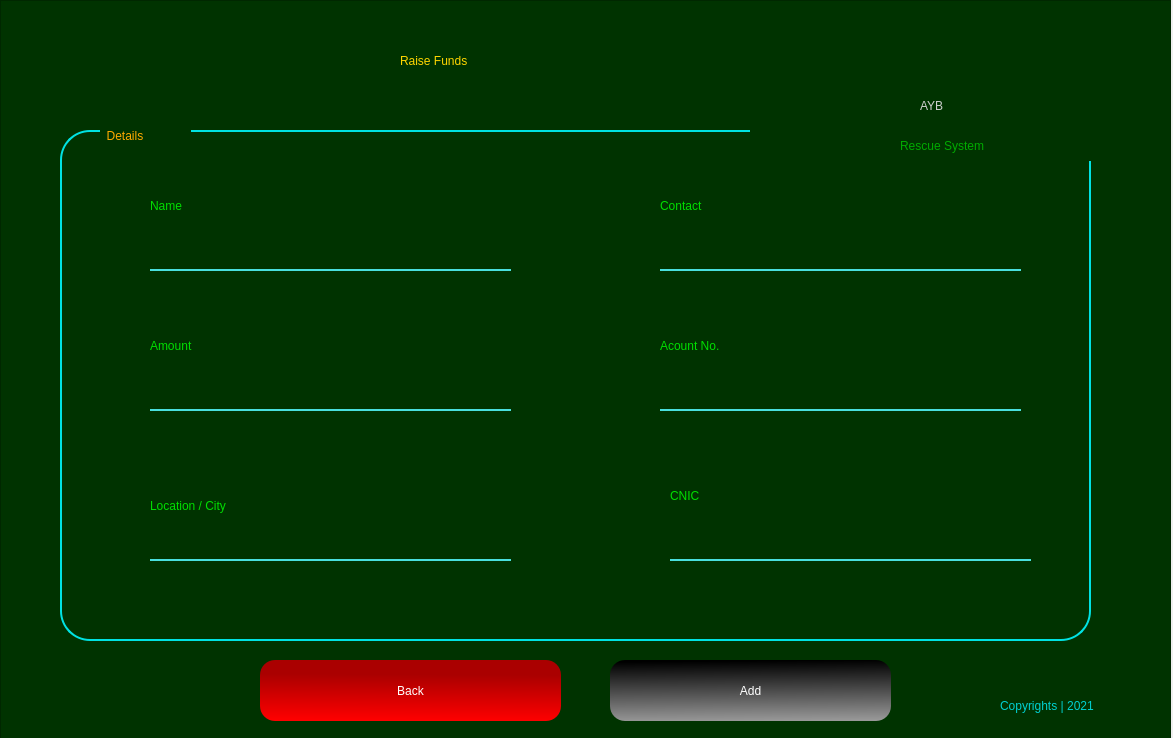
<?xml version="1.0" encoding="UTF-8"?>
<ui version="4.0">
 <class>Form</class>
 <widget class="QWidget" name="Form">
  <property name="geometry">
   <rect>
    <x>0</x>
    <y>0</y>
    <width>1173</width>
    <height>738</height>
   </rect>
  </property>
  <property name="windowTitle">
   <string>Form</string>
  </property>
  <widget class="QFrame" name="frame">
   <property name="geometry">
    <rect>
     <x>0</x>
     <y>0</y>
     <width>1171</width>
     <height>741</height>
    </rect>
   </property>
   <property name="styleSheet">
    <string notr="true">QFrame{

background-color: rgb(0, 51, 0);
color: rgb(0, 0, 0);

}
</string>
   </property>
   <property name="frameShape">
    <enum>QFrame::StyledPanel</enum>
   </property>
   <property name="frameShadow">
    <enum>QFrame::Raised</enum>
   </property>
   <widget class="QLabel" name="label_5">
    <property name="geometry">
     <rect>
      <x>400</x>
      <y>10</y>
      <width>291</width>
      <height>101</height>
     </rect>
    </property>
    <property name="styleSheet">
     <string notr="true">font: 87 26pt &quot;Arial Black&quot;;
color: rgb(255, 213, 0);</string>
    </property>
    <property name="text">
     <string>Raise Funds</string>
    </property>
   </widget>
   <widget class="QLabel" name="label_7">
    <property name="geometry">
     <rect>
      <x>10</x>
      <y>670</y>
      <width>61</width>
      <height>61</height>
     </rect>
    </property>
    <property name="styleSheet">
     <string notr="true">background-image: url(:/newPrefix/—Pngtree—red and black logo_5517319.png);</string>
    </property>
    <property name="text">
     <string/>
    </property>
    <property name="pixmap">
     <pixmap resource="mainLogo.qrc">:/newPrefix/—Pngtree—red and black logo_5517319.png</pixmap>
    </property>
    <property name="scaledContents">
     <bool>true</bool>
    </property>
   </widget>
   <widget class="QLabel" name="label_8">
    <property name="geometry">
     <rect>
      <x>1000</x>
      <y>690</y>
      <width>161</width>
      <height>31</height>
     </rect>
    </property>
    <property name="styleSheet">
     <string notr="true">font: 25 12pt &quot;Bahnschrift Light&quot;;
color: rgb(0, 208, 208);</string>
    </property>
    <property name="text">
     <string>Copyrights | 2021</string>
    </property>
   </widget>
   <widget class="QFrame" name="frame_3">
    <property name="geometry">
     <rect>
      <x>60</x>
      <y>130</y>
      <width>1031</width>
      <height>511</height>
     </rect>
    </property>
    <property name="styleSheet">
     <string notr="true">QFrame{

border: 2px solid rgb(0, 226, 226);
border-radius: 30px;

}</string>
    </property>
    <property name="frameShape">
     <enum>QFrame::StyledPanel</enum>
    </property>
    <property name="frameShadow">
     <enum>QFrame::Raised</enum>
    </property>
    <widget class="QLabel" name="label_2">
     <property name="geometry">
      <rect>
       <x>40</x>
       <y>-10</y>
       <width>91</width>
       <height>31</height>
      </rect>
     </property>
     <property name="styleSheet">
      <string notr="true">border: none;
font: 12pt &quot;MS Shell Dlg 2&quot;;
color: rgb(255, 170, 0)</string>
     </property>
     <property name="text">
      <string>  Details</string>
     </property>
    </widget>
    <widget class="QLineEdit" name="nameTxt">
     <property name="geometry">
      <rect>
       <x>90</x>
       <y>100</y>
       <width>361</width>
       <height>41</height>
      </rect>
     </property>
     <property name="styleSheet">
      <string notr="true">QLineEdit{
background-color: rgb(0, 51, 0);
border-top:none;
border-left: none;
border-right: none;
border-bottom: 2px solid rgb(74, 224, 222);
color: #FFF;
	font: 11pt &quot;MS Shell Dlg 2&quot;;

}

QLineEdit:hover{

border-bottom: 2px solid rgb(0, 125, 125);

}

QLineEdit:focus{
border: 2px solid rgb(0, 141, 212);
border-radius: 25px;
}</string>
     </property>
     <property name="text">
      <string/>
     </property>
    </widget>
    <widget class="QLabel" name="label_3">
     <property name="geometry">
      <rect>
       <x>90</x>
       <y>60</y>
       <width>201</width>
       <height>31</height>
      </rect>
     </property>
     <property name="styleSheet">
      <string notr="true">font: 16pt &quot;Myanmar Text&quot;;
color: rgb(0, 222, 0);
border: none;
</string>
     </property>
     <property name="text">
      <string>Name</string>
     </property>
    </widget>
    <widget class="QLabel" name="label_4">
     <property name="geometry">
      <rect>
       <x>90</x>
       <y>200</y>
       <width>201</width>
       <height>31</height>
      </rect>
     </property>
     <property name="styleSheet">
      <string notr="true">font: 16pt &quot;Myanmar Text&quot;;
color: rgb(0, 222, 0);
border: none;
</string>
     </property>
     <property name="text">
      <string>Amount</string>
     </property>
    </widget>
    <widget class="QLineEdit" name="amountTxt">
     <property name="geometry">
      <rect>
       <x>90</x>
       <y>240</y>
       <width>361</width>
       <height>41</height>
      </rect>
     </property>
     <property name="styleSheet">
      <string notr="true">QLineEdit{
background-color: rgb(0, 51, 0);
border-top:none;
border-left: none;
border-right: none;
border-bottom: 2px solid rgb(74, 224, 222);
color: #FFF;
	font: 11pt &quot;MS Shell Dlg 2&quot;;

}

QLineEdit:hover{

border-bottom: 2px solid rgb(0, 125, 125);

}

QLineEdit:focus{
border: 2px solid rgb(0, 141, 212);
border-radius: 25px;
}</string>
     </property>
     <property name="text">
      <string/>
     </property>
    </widget>
    <widget class="QLabel" name="label_6">
     <property name="geometry">
      <rect>
       <x>600</x>
       <y>60</y>
       <width>201</width>
       <height>31</height>
      </rect>
     </property>
     <property name="styleSheet">
      <string notr="true">font: 16pt &quot;Myanmar Text&quot;;
color: rgb(0, 222, 0);
border: none;
</string>
     </property>
     <property name="text">
      <string>Contact</string>
     </property>
    </widget>
    <widget class="QLineEdit" name="contctTxt">
     <property name="geometry">
      <rect>
       <x>600</x>
       <y>100</y>
       <width>361</width>
       <height>41</height>
      </rect>
     </property>
     <property name="styleSheet">
      <string notr="true">QLineEdit{
background-color: rgb(0, 51, 0);
border-top:none;
border-left: none;
border-right: none;
border-bottom: 2px solid rgb(74, 224, 222);
color: #FFF;
	font: 11pt &quot;MS Shell Dlg 2&quot;;

}

QLineEdit:hover{

border-bottom: 2px solid rgb(0, 125, 125);

}

QLineEdit:focus{
border: 2px solid rgb(0, 141, 212);
border-radius: 25px;
}</string>
     </property>
     <property name="text">
      <string/>
     </property>
    </widget>
    <widget class="QLabel" name="label_9">
     <property name="geometry">
      <rect>
       <x>600</x>
       <y>200</y>
       <width>201</width>
       <height>31</height>
      </rect>
     </property>
     <property name="styleSheet">
      <string notr="true">font: 16pt &quot;Myanmar Text&quot;;
color: rgb(0, 222, 0);
border: none;
</string>
     </property>
     <property name="text">
      <string>Acount No.</string>
     </property>
    </widget>
    <widget class="QLineEdit" name="acountTxt">
     <property name="geometry">
      <rect>
       <x>600</x>
       <y>240</y>
       <width>361</width>
       <height>41</height>
      </rect>
     </property>
     <property name="styleSheet">
      <string notr="true">QLineEdit{
background-color: rgb(0, 51, 0);
border-top:none;
border-left: none;
border-right: none;
border-bottom: 2px solid rgb(74, 224, 222);
color: #FFF;
	font: 11pt &quot;MS Shell Dlg 2&quot;;

}

QLineEdit:hover{

border-bottom: 2px solid rgb(0, 125, 125);

}

QLineEdit:focus{
border: 2px solid rgb(0, 141, 212);
border-radius: 25px;
}</string>
     </property>
     <property name="text">
      <string/>
     </property>
    </widget>
    <widget class="QLabel" name="label_10">
     <property name="geometry">
      <rect>
       <x>90</x>
       <y>360</y>
       <width>201</width>
       <height>31</height>
      </rect>
     </property>
     <property name="styleSheet">
      <string notr="true">font: 16pt &quot;Myanmar Text&quot;;
color: rgb(0, 222, 0);
border: none;
</string>
     </property>
     <property name="text">
      <string>Location / City</string>
     </property>
    </widget>
    <widget class="QLineEdit" name="cnicTxt">
     <property name="geometry">
      <rect>
       <x>610</x>
       <y>390</y>
       <width>361</width>
       <height>41</height>
      </rect>
     </property>
     <property name="styleSheet">
      <string notr="true">QLineEdit{
background-color: rgb(0, 51, 0);
border-top:none;
border-left: none;
border-right: none;
border-bottom: 2px solid rgb(74, 224, 222);
color: #FFF;
	font: 11pt &quot;MS Shell Dlg 2&quot;;

}

QLineEdit:hover{

border-bottom: 2px solid rgb(0, 125, 125);

}

QLineEdit:focus{
border: 2px solid rgb(0, 141, 212);
border-radius: 25px;
}</string>
     </property>
     <property name="text">
      <string/>
     </property>
    </widget>
    <widget class="QLabel" name="label_21">
     <property name="geometry">
      <rect>
       <x>610</x>
       <y>350</y>
       <width>201</width>
       <height>31</height>
      </rect>
     </property>
     <property name="styleSheet">
      <string notr="true">font: 16pt &quot;Myanmar Text&quot;;
color: rgb(0, 222, 0);
border: none;
</string>
     </property>
     <property name="text">
      <string>CNIC</string>
     </property>
    </widget>
    <widget class="QLineEdit" name="locationTxt">
     <property name="geometry">
      <rect>
       <x>90</x>
       <y>390</y>
       <width>361</width>
       <height>41</height>
      </rect>
     </property>
     <property name="styleSheet">
      <string notr="true">QLineEdit{
background-color: rgb(0, 51, 0);
border-top:none;
border-left: none;
border-right: none;
border-bottom: 2px solid rgb(74, 224, 222);
color: #FFF;
	font: 11pt &quot;MS Shell Dlg 2&quot;;

}

QLineEdit:hover{

border-bottom: 2px solid rgb(0, 125, 125);

}

QLineEdit:focus{
border: 2px solid rgb(0, 141, 212);
border-radius: 25px;
}</string>
     </property>
     <property name="text">
      <string/>
     </property>
    </widget>
   </widget>
   <widget class="QPushButton" name="addBtn">
    <property name="geometry">
     <rect>
      <x>610</x>
      <y>660</y>
      <width>281</width>
      <height>61</height>
     </rect>
    </property>
    <property name="styleSheet">
     <string notr="true">QPushButton{
background-color: qlineargradient(spread:pad, x1:0.458, y1:0.0170455, x2:0.497512, y2:1, stop:0 rgba(0, 0, 0, 255), stop:1 rgba(152, 152, 152, 255));
border-radius:15px;
color: #FFF;
	font: 75 14pt &quot;Microsoft PhagsPa&quot;;

}

QPushButton:hover{

	background-color: rgb(0, 0, 0);
}</string>
    </property>
    <property name="text">
     <string>Add</string>
    </property>
   </widget>
   <widget class="QPushButton" name="backBtn">
    <property name="geometry">
     <rect>
      <x>260</x>
      <y>660</y>
      <width>301</width>
      <height>61</height>
     </rect>
    </property>
    <property name="styleSheet">
     <string notr="true">QPushButton{
background-color: qlineargradient(spread:pad, x1:0.512, y1:0.238636, x2:0.493, y2:1, stop:0 rgba(170, 0, 0, 255), stop:1 rgba(255, 0, 0, 255));
border-radius:15px;
color: #FFF;
	font: 75 14pt &quot;Microsoft PhagsPa&quot;;

}

QPushButton:hover{

	background-color: rgb(138, 0, 0);
}</string>
    </property>
    <property name="text">
     <string>Back</string>
    </property>
   </widget>
   <widget class="QLabel" name="label_24">
    <property name="geometry">
     <rect>
      <x>900</x>
      <y>130</y>
      <width>231</width>
      <height>31</height>
     </rect>
    </property>
    <property name="styleSheet">
     <string notr="true">font: 25 20pt &quot;Bahnschrift Light&quot;;
color: rgb(0, 170, 0);</string>
    </property>
    <property name="text">
     <string>Rescue System</string>
    </property>
   </widget>
   <widget class="QLabel" name="label_22">
    <property name="geometry">
     <rect>
      <x>750</x>
      <y>10</y>
      <width>211</width>
      <height>181</height>
     </rect>
    </property>
    <property name="styleSheet">
     <string notr="true">background-image: url(:/newPrefix/—Pngtree—red and black logo_5517319.png);</string>
    </property>
    <property name="text">
     <string/>
    </property>
    <property name="pixmap">
     <pixmap resource="mainLogo.qrc">:/newPrefix/—Pngtree—red and black logo_5517319.png</pixmap>
    </property>
    <property name="scaledContents">
     <bool>true</bool>
    </property>
   </widget>
   <widget class="QLabel" name="label_23">
    <property name="geometry">
     <rect>
      <x>920</x>
      <y>80</y>
      <width>191</width>
      <height>51</height>
     </rect>
    </property>
    <property name="styleSheet">
     <string notr="true">font: 87 36pt &quot;Arial Black&quot;;
color: rgb(207, 207, 207);</string>
    </property>
    <property name="text">
     <string>AYB</string>
    </property>
   </widget>
   <zorder>label_5</zorder>
   <zorder>label_7</zorder>
   <zorder>label_8</zorder>
   <zorder>frame_3</zorder>
   <zorder>addBtn</zorder>
   <zorder>backBtn</zorder>
   <zorder>label_22</zorder>
   <zorder>label_24</zorder>
   <zorder>label_23</zorder>
  </widget>
 </widget>
 <resources>
  <include location="mainLogo.qrc"/>
  <include location="C:/WINDOWS/system32/mainLogo.qrc"/>
 </resources>
 <connections/>
</ui>
